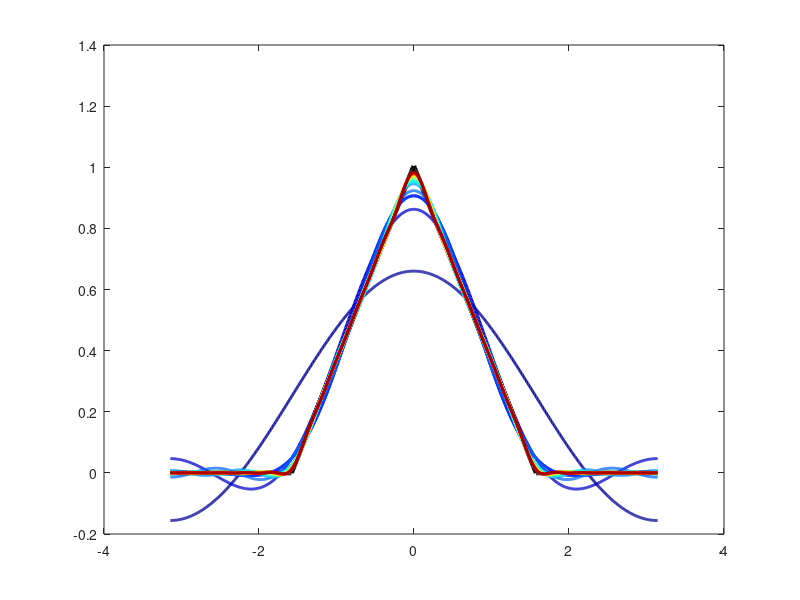
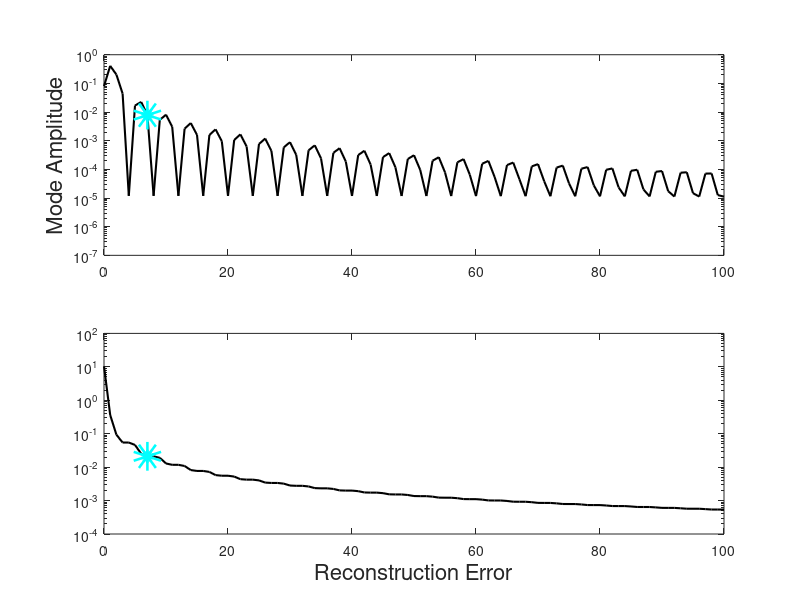

These charts were generated, in order, by the following MATLAB code:
clear all, close all, clc

figure 
set(gcf, 'Position', [1500 200 2000 1200])

%definition of the domain
L = pi;
N = 1024;
dx = 2*L/(N-1);
x = -L:dx:L;

%definition of the function (in this case im defining a hat funtion)
f = 0*x;
f(N/4:N/2) = 4*(1:N/4+1)/N; %positive slope
f(N/2+1:3*N/4) = 1-4*(0:N/4-1)/N; %negative slope
plot(x,f,'-k','LineWidth',3.5), hold on

%%Computation of the fourier series (this is an aproximation for the limit has been set to 20 iterations)
CC = jet(20);
A0 = sum(f.*ones(size(x)))*dx/pi; 
fFS = A0/2;
for k=1:20
  A(k) = sum(f.*cos(pi*k*x/L))*dx/pi; %Inner Product a(k)
  B(k) = sum(f.*sin(pi*k*x/L))*dx/pi; %Inner Product b(k)
  fFS = fFS + A(k)*cos(k*pi*x/L) + B(k)*sin(k*x*pi/L);
  plot(x,fFS,'-','Color',CC(k,:),'LineWidth',2);
  pause(.1);
endfor

%%Amplitudes and reconstruction error rate
figure; set(gcf, 'Position', [1500 200 2000 1200])
clear ERR
clear A
fFS = A0/2;
A(1) = A0/2/pi;
ERR(1) = norm(f-fFS);
kmax = 100;
for k=1:kmax
  A(k+1) = sum(f.*cos(pi*k*x/L))*dx/pi; %Inner Product a(k)
  B(k+1) = sum(f.*sin(pi*k*x/L))*dx/pi; %Inner Product b(k)
  fFS = fFS + A(k+1)*cos(k*pi*x/L) + B(k+1)*sin(k*x*pi/L);
  ERR(k+1) = norm(f-fFS)/norm(f);
endfor
thresh = median(ERR)*sqrt(kmax)*4/sqrt(3);
r = max(find(ERR>thresh));
r = 7;
subplot(2,1,1);
semilogy(0:1:kmax,A,'k','LineWidth',1.5);
hold on
semilogy(r,A(r+1),'co','LineWidth',15,'MarkerFaceColor','c');
xlim([0 kmax])
ylim([10^(-7) 1])
ylabel('Mode Amplitude','FontSize', 16)
subplot(2,1,2)
semilogy(0:1:kmax,ERR,'k','LineWidth',1.5)
hold on
semilogy(r,ERR(r+1),'co','LineWidth',15,'MarkerFaceColor','c')
xlabel('Mode Number, k','FontSize', 16)
xlabel('Reconstruction Error','FontSize', 16)
